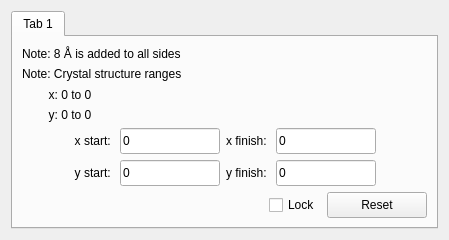
<?xml version="1.0" encoding="UTF-8"?>
<ui version="4.0">
 <class>SimAreaFrame</class>
 <widget class="QWidget" name="SimAreaFrame">
  <property name="geometry">
   <rect>
    <x>0</x>
    <y>0</y>
    <width>449</width>
    <height>238</height>
   </rect>
  </property>
  <property name="sizePolicy">
   <sizepolicy hsizetype="MinimumExpanding" vsizetype="MinimumExpanding">
    <horstretch>0</horstretch>
    <verstretch>0</verstretch>
   </sizepolicy>
  </property>
  <property name="windowTitle">
   <string>Form</string>
  </property>
  <layout class="QGridLayout" name="gridLayout">
   <item row="1" column="0">
    <widget class="tabPanel" name="tabWidget">
     <property name="currentIndex">
      <number>0</number>
     </property>
     <widget class="QWidget" name="tab">
      <attribute name="title">
       <string>Tab 1</string>
      </attribute>
      <layout class="QGridLayout" name="gridLayout_2">
       <item row="4" column="3">
        <widget class="QLabel" name="label_2">
         <property name="text">
          <string>x finish: </string>
         </property>
         <property name="alignment">
          <set>Qt::AlignRight|Qt::AlignTrailing|Qt::AlignVCenter</set>
         </property>
        </widget>
       </item>
       <item row="4" column="1">
        <widget class="QLabel" name="label_1">
         <property name="text">
          <string>x start: </string>
         </property>
         <property name="alignment">
          <set>Qt::AlignRight|Qt::AlignTrailing|Qt::AlignVCenter</set>
         </property>
        </widget>
       </item>
       <item row="4" column="2">
        <widget class="QLineEdit" name="edtStartX">
         <property name="minimumSize">
          <size>
           <width>100</width>
           <height>26</height>
          </size>
         </property>
         <property name="maximumSize">
          <size>
           <width>100</width>
           <height>16777215</height>
          </size>
         </property>
         <property name="text">
          <string>0</string>
         </property>
        </widget>
       </item>
       <item row="5" column="0">
        <spacer name="hSpacer">
         <property name="orientation">
          <enum>Qt::Horizontal</enum>
         </property>
         <property name="sizeHint" stdset="0">
          <size>
           <width>40</width>
           <height>20</height>
          </size>
         </property>
        </spacer>
       </item>
       <item row="4" column="4">
        <widget class="QLineEdit" name="edtFinishX">
         <property name="minimumSize">
          <size>
           <width>100</width>
           <height>26</height>
          </size>
         </property>
         <property name="maximumSize">
          <size>
           <width>100</width>
           <height>16777215</height>
          </size>
         </property>
         <property name="text">
          <string>0</string>
         </property>
        </widget>
       </item>
       <item row="5" column="3">
        <widget class="QLabel" name="label_4">
         <property name="text">
          <string>y finish: </string>
         </property>
         <property name="alignment">
          <set>Qt::AlignRight|Qt::AlignTrailing|Qt::AlignVCenter</set>
         </property>
        </widget>
       </item>
       <item row="5" column="5">
        <spacer name="hSpacer_2">
         <property name="orientation">
          <enum>Qt::Horizontal</enum>
         </property>
         <property name="sizeHint" stdset="0">
          <size>
           <width>40</width>
           <height>20</height>
          </size>
         </property>
        </spacer>
       </item>
       <item row="5" column="2">
        <widget class="QLineEdit" name="edtStartY">
         <property name="minimumSize">
          <size>
           <width>100</width>
           <height>26</height>
          </size>
         </property>
         <property name="maximumSize">
          <size>
           <width>100</width>
           <height>16777215</height>
          </size>
         </property>
         <property name="text">
          <string>0</string>
         </property>
        </widget>
       </item>
       <item row="5" column="4">
        <widget class="QLineEdit" name="edtFinishY">
         <property name="minimumSize">
          <size>
           <width>100</width>
           <height>26</height>
          </size>
         </property>
         <property name="maximumSize">
          <size>
           <width>100</width>
           <height>16777215</height>
          </size>
         </property>
         <property name="text">
          <string>0</string>
         </property>
        </widget>
       </item>
       <item row="6" column="0" colspan="6">
        <layout class="QHBoxLayout" name="horizontalLayout">
         <item>
          <spacer name="hSpacer_3">
           <property name="orientation">
            <enum>Qt::Horizontal</enum>
           </property>
           <property name="sizeHint" stdset="0">
            <size>
             <width>40</width>
             <height>20</height>
            </size>
           </property>
          </spacer>
         </item>
         <item>
          <widget class="QCheckBox" name="chkLock">
           <property name="text">
            <string>Lock</string>
           </property>
          </widget>
         </item>
         <item>
          <widget class="QPushButton" name="btnReset">
           <property name="minimumSize">
            <size>
             <width>100</width>
             <height>26</height>
            </size>
           </property>
           <property name="maximumSize">
            <size>
             <width>100</width>
             <height>16777215</height>
            </size>
           </property>
           <property name="text">
            <string>Reset</string>
           </property>
          </widget>
         </item>
        </layout>
       </item>
       <item row="5" column="1">
        <widget class="QLabel" name="label_3">
         <property name="text">
          <string>y start: </string>
         </property>
         <property name="alignment">
          <set>Qt::AlignRight|Qt::AlignTrailing|Qt::AlignVCenter</set>
         </property>
        </widget>
       </item>
       <item row="0" column="0" colspan="6">
        <widget class="QLabel" name="label">
         <property name="text">
          <string>Note: 8 Å is added to all sides</string>
         </property>
        </widget>
       </item>
       <item row="1" column="0" colspan="6">
        <widget class="QLabel" name="label_5">
         <property name="text">
          <string>Note: Crystal structure ranges</string>
         </property>
        </widget>
       </item>
       <item row="3" column="0" colspan="6">
        <widget class="QLabel" name="lblRangeY">
         <property name="text">
          <string>        y: 0 to 0</string>
         </property>
        </widget>
       </item>
       <item row="2" column="0" colspan="6">
        <widget class="QLabel" name="lblRangeX">
         <property name="text">
          <string>        x: 0 to 0</string>
         </property>
        </widget>
       </item>
      </layout>
     </widget>
    </widget>
   </item>
  </layout>
 </widget>
 <customwidgets>
  <customwidget>
   <class>tabPanel</class>
   <extends>QTabWidget</extends>
   <header>controls/tabpanel.h</header>
   <container>1</container>
  </customwidget>
 </customwidgets>
 <resources/>
 <connections/>
</ui>
